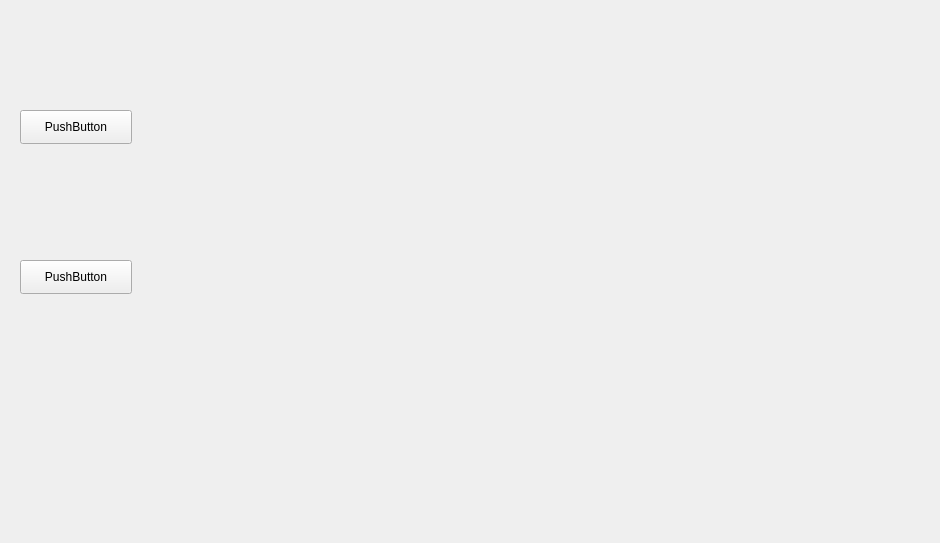
<?xml version="1.0" encoding="UTF-8"?>
<ui version="4.0">
 <class>Form</class>
 <widget class="QWidget" name="Form">
  <property name="geometry">
   <rect>
    <x>0</x>
    <y>0</y>
    <width>940</width>
    <height>543</height>
   </rect>
  </property>
  <property name="windowTitle">
   <string>Form</string>
  </property>
  <widget class="QPushButton" name="pushButton">
   <property name="geometry">
    <rect>
     <x>20</x>
     <y>110</y>
     <width>112</width>
     <height>34</height>
    </rect>
   </property>
   <property name="text">
    <string>PushButton</string>
   </property>
  </widget>
  <widget class="QWidget" name="gridLayoutWidget">
   <property name="geometry">
    <rect>
     <x>270</x>
     <y>30</y>
     <width>561</width>
     <height>481</height>
    </rect>
   </property>
   <layout class="QGridLayout" name="gridLayout"/>
  </widget>
  <widget class="QPushButton" name="pushButton_2">
   <property name="geometry">
    <rect>
     <x>20</x>
     <y>260</y>
     <width>112</width>
     <height>34</height>
    </rect>
   </property>
   <property name="text">
    <string>PushButton</string>
   </property>
  </widget>
 </widget>
 <resources/>
 <connections/>
</ui>
